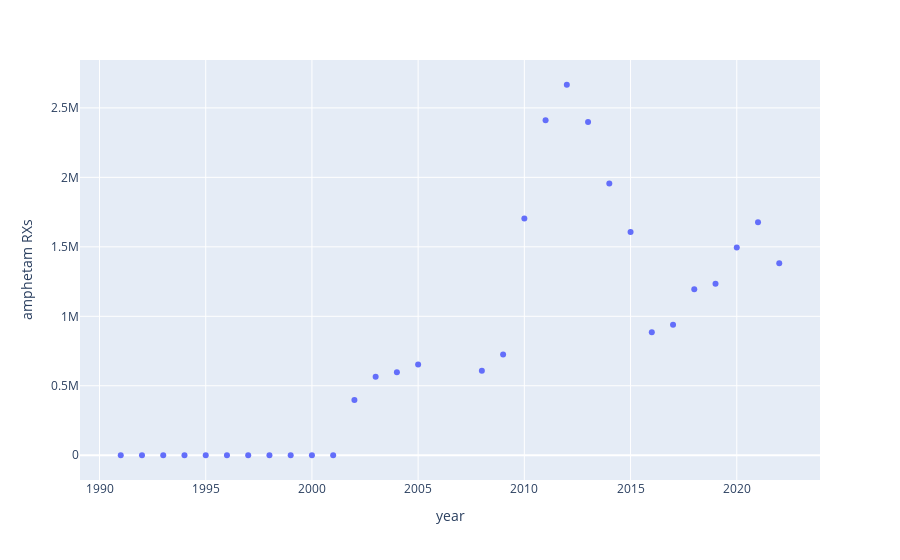

Notebook code for this chart:
### Code cell
### NOTE MODIFIED SETS IN THIS CELL

drug = 'amphetam'

# MTX
# sets = ['d91','d92','d93','d94','d95','d96','d97','d98','d99','d00','d01','d02','d03','d04','d05','d06','d07','d08','d09','d10','d11','d12','d13','d14','d15','d16','d17','d18','d19','d20','d21','d22',]
sets = ['d91','d92','d93','d94','d95','d96','d97','d98','d99','d00','d01','d02','d03','d04','d05','d08','d09','d10','d11','d12','d13','d14','d15','d16','d17','d18','d19','d20','d21','d22',]
# sets = ['d08','d09','d10','d11','d12','d13','d14','d15','d16','d17','d18','d19','d20','d21','d22',]

result = {}
result_index = 0
for set in sets:
    loc_dict = {}
    query = f"SELECT SUM(number_of_prescriptions) FROM {set} WHERE product_name REGEXP '^{drug}'"
    df = pd.read_sql(query, conn)
    yr = int(set[1:])
    if yr >= 90:
        year = yr+1900
        result[year] = df.iloc[0][0]
        result_index+=1
    if yr < 90:
        year = yr+2000
        result[year] = df.iloc[0][0]
        result_index+=1

loc = pd.DataFrame.from_dict(result, orient='index',
                       columns=[f'{drug} RXs'])

loc.reset_index(drop=False,names='year',inplace=True)

px.scatter(loc, x='year', y=f'{drug} RXs').show()

### Figure 1 — Plotly figure (JSON) as saved in the notebook; plotly's stock layout.template omitted (floating-point values rounded to 4 significant figures)
{"data": [{"hovertemplate": "year=%{x}<br>amphetam RXs=%{y}<extra></extra>", "legendgroup": "", "marker": {"color": "#636efa", "symbol": "circle"}, "mode": "markers", "name": "", "orientation": "v", "showlegend": false, "type": "scatter", "x": [1991, 1992, 1993, 1994, 1995, 1996, 1997, 1998, 1999, 2000, 2001, 2002, 2003, 2004, 2005, 2008, 2009, 2010, 2011, 2012, 2013, 2014, 2015, 2016, 2017, 2018, 2019, 2020, 2021, 2022], "xaxis": "x", "y": [425, 202, 516, 764, 879, 796, 470, 479, 355, 75, 20, 397267, 564641, 598065, 652264, 608768, 725601, 1704423, 2410939, 2666465, 2399163, 1955158, 1607065, 886012, 939375, 1193851, 1234477, 1495885, 1677186, 1381770], "yaxis": "y"}], "layout": {"legend": {"tracegroupgap": 0}, "margin": {"t": 60}, "xaxis": {"anchor": "y", "domain": [0, 1], "title": {"text": "year"}}, "yaxis": {"anchor": "x", "domain": [0, 1], "title": {"text": "amphetam RXs"}}}}
